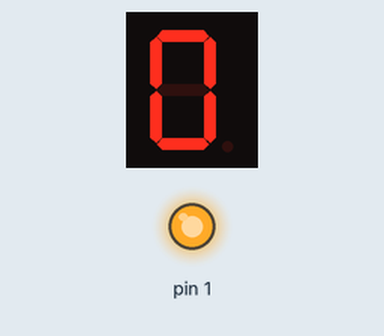
Recording of a sketch running on a simulated Arduino Uno, built with avr-gcc and run on an emulated ATmega328P. On the bench: 1-digit seven-segment display, output pins drawn as LEDs (lit = HIGH). Wiring (inferred from the names in the program): 1-digit 7-segment display, segments lit when HIGH: segments pin 4, pin 5, pin 6, pin 7, pin 8, pin 9, pin 10. The segment pins are drawn as the display they are named for; pins used as bus, display or sensor lines are not drawn.

Above: at 0.1 s.
At 2.1 s:
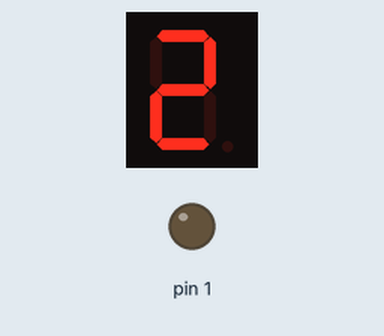
At 5.1 s:
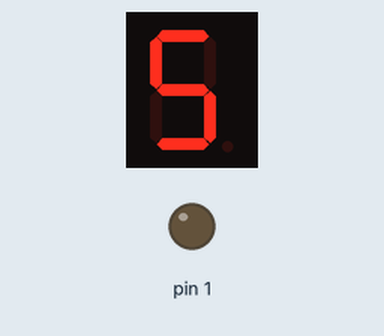
At 9.1 s:
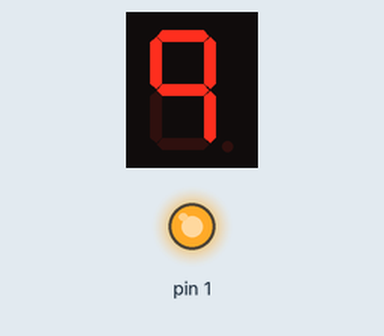
Timing chart, 0 to 37.5 s (numbered marks = the images above):
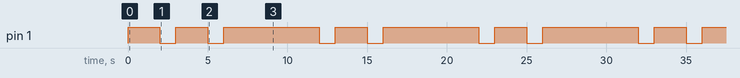

The sketch:

V3.ino
```cpp
/*The goal of this program is to display 0 to 9 in a 7 segment display
using arrays to simplify the code

Arrays, for loop, digitalWrite, 7 segment display*/
int d=1000; //Variable to control the time of the delay

int zero[]={1,1,1,1,1,1,0}; //Array to display 0 on the 7 segment
int one[]={0,1,1,0,0,0,0}; //Array for 1
int two[]={1,1,0,1,1,0,1}; //Array for 2
int three[]={1,1,1,1,0,0,1}; //Array for 3
int four[]={0,1,1,0,0,1,1};//Array for 4
int five[]={1,0,1,1,0,1,1}; //Array for 5
int six[]={1,0,1,1,1,1,1};//Array for 6
int seven[]={1,1,1,0,0,0,0};//Array for 7
int eight[]={1,1,1,1,1,1,1}; //Array for 8
int nine[]={1,1,1,0,0,1,1}; //Array for 9

int pins[]={4,5,6,7,8,9,10}; //Array that has the Arduino pins that are used

void setup() {
  // for loop in which the pins are defined as outputs
  for(int i=0;i<8;i++){ //It takes the number in the array, which make possible to change the pins easily
  pinMode(pins[i],OUTPUT);
  }

}

void loop() {
  // for loop for each digit
//0
for (int a=0;a<8;a++){
  digitalWrite(pins[a],zero[a]); //It digitalWrite the first value of the array zero in the first value of the array pins
                                //and it repeats again with the second of each array. It keeps repeating untilt reaching 7
}
delay(d); //delay of 1 second to keep the number 1 second on the display

//1
for (int a=0;a<8;a++){
  digitalWrite(pins[a],one[a]);  //In this case, the pins will have the value that is in the array "one"
}
delay(d);

//2
for (int a=0;a<8;a++){
  digitalWrite(pins[a],two[a]); //Repeats to display 2
}
delay(d);

//3
for (int a=0;a<8;a++){
  digitalWrite(pins[a],three[a]); //Repats for loop to display 3
}
delay(d);
//4
for (int a=0;a<8;a++){
  digitalWrite(pins[a],four[a]); //Loop for 4
}
delay(d);
//5
for (int a=0;a<8;a++){
  digitalWrite(pins[a],five[a]); //Loop for 5
}
delay(d);
//6
for (int a=0;a<8;a++){
  digitalWrite(pins[a],six[a]); //Loop for 6
}
delay(d);
//7
for (int a=0;a<8;a++){
  digitalWrite(pins[a],seven[a]); //Loop for 7
}
delay(d);
//8
for (int a=0;a<8;a++){
  digitalWrite(pins[a],eight[a]); //Loop for 8
}
delay(d);
//9
for (int a=0;a<8;a++){
  digitalWrite(pins[a],nine[a]); //Loop for 9
}
delay(d);

}
```

Measured:
- by itself, pin 1: repeats every 10.0 s: LOW 1.0 s, HIGH 2.0 s, LOW 1.0 s, HIGH 6.0 s
- by itself, everything shown: repeats every 10.0 s, in 10 steps
- what the display in image 1 shows lasts 1.0 s, from 2.0 s to 3.0 s
